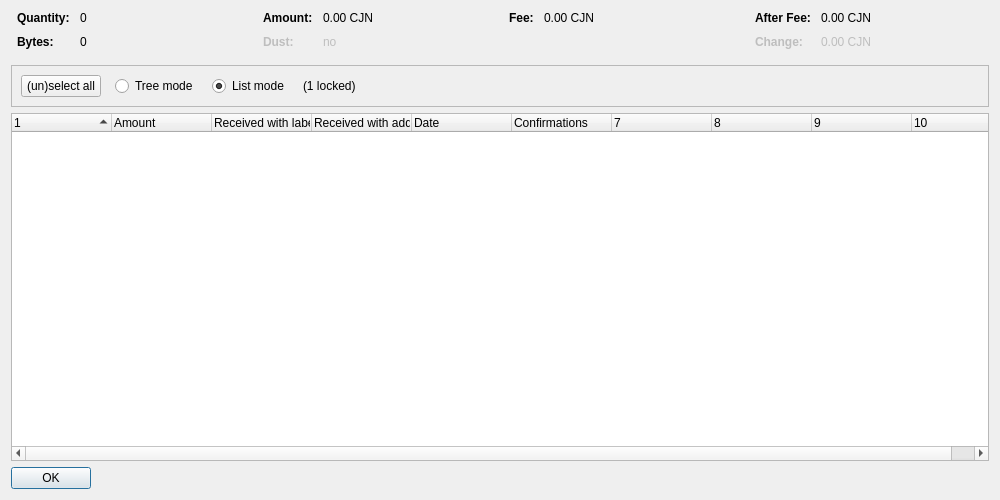
<?xml version="1.0" encoding="UTF-8"?>
<ui version="4.0">
 <class>CoinControlDialog</class>
 <widget class="QDialog" name="CoinControlDialog">
  <property name="geometry">
   <rect>
    <x>0</x>
    <y>0</y>
    <width>1000</width>
    <height>500</height>
   </rect>
  </property>
  <property name="windowTitle">
   <string>Coin Selection</string>
  </property>
  <layout class="QVBoxLayout" name="verticalLayout">
   <item>
    <layout class="QHBoxLayout" name="horizontalLayoutTop" stretch="0,0,0,0">
     <property name="topMargin">
      <number>0</number>
     </property>
     <property name="bottomMargin">
      <number>10</number>
     </property>
     <item>
      <layout class="QFormLayout" name="formLayoutCoinControl1">
       <property name="horizontalSpacing">
        <number>10</number>
       </property>
       <property name="verticalSpacing">
        <number>10</number>
       </property>
       <property name="leftMargin">
        <number>6</number>
       </property>
       <property name="rightMargin">
        <number>6</number>
       </property>
       <item row="0" column="0">
        <widget class="QLabel" name="labelCoinControlQuantityText">
         <property name="font">
          <font>
           <weight>75</weight>
           <bold>true</bold>
          </font>
         </property>
         <property name="text">
          <string>Quantity:</string>
         </property>
        </widget>
       </item>
       <item row="0" column="1">
        <widget class="QLabel" name="labelCoinControlQuantity">
         <property name="cursor">
          <cursorShape>IBeamCursor</cursorShape>
         </property>
         <property name="contextMenuPolicy">
          <enum>Qt::ActionsContextMenu</enum>
         </property>
         <property name="text">
          <string notr="true">0</string>
         </property>
         <property name="textInteractionFlags">
          <set>Qt::LinksAccessibleByMouse|Qt::TextSelectableByKeyboard|Qt::TextSelectableByMouse</set>
         </property>
        </widget>
       </item>
       <item row="1" column="0">
        <widget class="QLabel" name="labelCoinControlBytesText">
         <property name="font">
          <font>
           <weight>75</weight>
           <bold>true</bold>
          </font>
         </property>
         <property name="text">
          <string>Bytes:</string>
         </property>
        </widget>
       </item>
       <item row="1" column="1">
        <widget class="QLabel" name="labelCoinControlBytes">
         <property name="cursor">
          <cursorShape>IBeamCursor</cursorShape>
         </property>
         <property name="contextMenuPolicy">
          <enum>Qt::ActionsContextMenu</enum>
         </property>
         <property name="text">
          <string notr="true">0</string>
         </property>
         <property name="textInteractionFlags">
          <set>Qt::LinksAccessibleByMouse|Qt::TextSelectableByKeyboard|Qt::TextSelectableByMouse</set>
         </property>
        </widget>
       </item>
      </layout>
     </item>
     <item>
      <layout class="QFormLayout" name="formLayoutCoinControl2">
       <property name="horizontalSpacing">
        <number>10</number>
       </property>
       <property name="verticalSpacing">
        <number>10</number>
       </property>
       <property name="leftMargin">
        <number>6</number>
       </property>
       <property name="rightMargin">
        <number>6</number>
       </property>
       <item row="0" column="0">
        <widget class="QLabel" name="labelCoinControlAmountText">
         <property name="font">
          <font>
           <weight>75</weight>
           <bold>true</bold>
          </font>
         </property>
         <property name="text">
          <string>Amount:</string>
         </property>
        </widget>
       </item>
       <item row="0" column="1">
        <widget class="QLabel" name="labelCoinControlAmount">
         <property name="cursor">
          <cursorShape>IBeamCursor</cursorShape>
         </property>
         <property name="contextMenuPolicy">
          <enum>Qt::ActionsContextMenu</enum>
         </property>
         <property name="text">
          <string notr="true">0.00 CJN</string>
         </property>
         <property name="textInteractionFlags">
          <set>Qt::LinksAccessibleByMouse|Qt::TextSelectableByKeyboard|Qt::TextSelectableByMouse</set>
         </property>
        </widget>
       </item>
       <item row="1" column="0">
        <widget class="QLabel" name="labelCoinControlLowOutputText">
         <property name="enabled">
          <bool>false</bool>
         </property>
         <property name="font">
          <font>
           <weight>75</weight>
           <bold>true</bold>
          </font>
         </property>
         <property name="text">
          <string>Dust:</string>
         </property>
        </widget>
       </item>
       <item row="1" column="1">
        <widget class="QLabel" name="labelCoinControlLowOutput">
         <property name="enabled">
          <bool>false</bool>
         </property>
         <property name="cursor">
          <cursorShape>IBeamCursor</cursorShape>
         </property>
         <property name="contextMenuPolicy">
          <enum>Qt::ActionsContextMenu</enum>
         </property>
         <property name="text">
          <string notr="true">no</string>
         </property>
         <property name="textInteractionFlags">
          <set>Qt::LinksAccessibleByMouse|Qt::TextSelectableByKeyboard|Qt::TextSelectableByMouse</set>
         </property>
        </widget>
       </item>
      </layout>
     </item>
     <item>
      <layout class="QFormLayout" name="formLayoutCoinControl3">
       <property name="horizontalSpacing">
        <number>10</number>
       </property>
       <property name="verticalSpacing">
        <number>10</number>
       </property>
       <property name="leftMargin">
        <number>6</number>
       </property>
       <property name="rightMargin">
        <number>6</number>
       </property>
       <item row="0" column="0">
        <widget class="QLabel" name="labelCoinControlFeeText">
         <property name="font">
          <font>
           <weight>75</weight>
           <bold>true</bold>
          </font>
         </property>
         <property name="text">
          <string>Fee:</string>
         </property>
        </widget>
       </item>
       <item row="0" column="1">
        <widget class="QLabel" name="labelCoinControlFee">
         <property name="cursor">
          <cursorShape>IBeamCursor</cursorShape>
         </property>
         <property name="contextMenuPolicy">
          <enum>Qt::ActionsContextMenu</enum>
         </property>
         <property name="text">
          <string notr="true">0.00 CJN</string>
         </property>
         <property name="textInteractionFlags">
          <set>Qt::LinksAccessibleByMouse|Qt::TextSelectableByKeyboard|Qt::TextSelectableByMouse</set>
         </property>
        </widget>
       </item>
      </layout>
     </item>
     <item>
      <layout class="QFormLayout" name="formLayoutCoinControl4">
       <property name="horizontalSpacing">
        <number>10</number>
       </property>
       <property name="verticalSpacing">
        <number>10</number>
       </property>
       <property name="leftMargin">
        <number>6</number>
       </property>
       <property name="rightMargin">
        <number>6</number>
       </property>
       <item row="0" column="0">
        <widget class="QLabel" name="labelCoinControlAfterFeeText">
         <property name="font">
          <font>
           <weight>75</weight>
           <bold>true</bold>
          </font>
         </property>
         <property name="text">
          <string>After Fee:</string>
         </property>
        </widget>
       </item>
       <item row="0" column="1">
        <widget class="QLabel" name="labelCoinControlAfterFee">
         <property name="cursor">
          <cursorShape>IBeamCursor</cursorShape>
         </property>
         <property name="contextMenuPolicy">
          <enum>Qt::ActionsContextMenu</enum>
         </property>
         <property name="text">
          <string notr="true">0.00 CJN</string>
         </property>
         <property name="textInteractionFlags">
          <set>Qt::LinksAccessibleByMouse|Qt::TextSelectableByKeyboard|Qt::TextSelectableByMouse</set>
         </property>
        </widget>
       </item>
       <item row="1" column="0">
        <widget class="QLabel" name="labelCoinControlChangeText">
         <property name="enabled">
          <bool>false</bool>
         </property>
         <property name="font">
          <font>
           <weight>75</weight>
           <bold>true</bold>
          </font>
         </property>
         <property name="text">
          <string>Change:</string>
         </property>
        </widget>
       </item>
       <item row="1" column="1">
        <widget class="QLabel" name="labelCoinControlChange">
         <property name="enabled">
          <bool>false</bool>
         </property>
         <property name="cursor">
          <cursorShape>IBeamCursor</cursorShape>
         </property>
         <property name="contextMenuPolicy">
          <enum>Qt::ActionsContextMenu</enum>
         </property>
         <property name="text">
          <string notr="true">0.00 CJN</string>
         </property>
         <property name="textInteractionFlags">
          <set>Qt::LinksAccessibleByMouse|Qt::TextSelectableByKeyboard|Qt::TextSelectableByMouse</set>
         </property>
        </widget>
       </item>
      </layout>
     </item>
    </layout>
   </item>
   <item>
    <widget class="QFrame" name="frame">
     <property name="minimumSize">
      <size>
       <width>0</width>
       <height>40</height>
      </size>
     </property>
     <property name="frameShape">
      <enum>QFrame::StyledPanel</enum>
     </property>
     <property name="frameShadow">
      <enum>QFrame::Sunken</enum>
     </property>
     <layout class="QHBoxLayout" name="horizontalLayout">
      <item>
       <layout class="QHBoxLayout" name="horizontalLayoutPanel" stretch="0,0,0,0,0">
        <property name="spacing">
         <number>14</number>
        </property>
        <item>
         <widget class="QPushButton" name="pushButtonSelectAll">
          <property name="sizePolicy">
           <sizepolicy hsizetype="Maximum" vsizetype="Fixed">
            <horstretch>0</horstretch>
            <verstretch>0</verstretch>
           </sizepolicy>
          </property>
          <property name="text">
           <string>(un)select all</string>
          </property>
          <property name="autoDefault">
           <bool>false</bool>
          </property>
         </widget>
        </item>
        <item>
         <widget class="QRadioButton" name="radioTreeMode">
          <property name="sizePolicy">
           <sizepolicy hsizetype="Maximum" vsizetype="Fixed">
            <horstretch>0</horstretch>
            <verstretch>0</verstretch>
           </sizepolicy>
          </property>
          <property name="text">
           <string>Tree mode</string>
          </property>
         </widget>
        </item>
        <item>
         <widget class="QRadioButton" name="radioListMode">
          <property name="sizePolicy">
           <sizepolicy hsizetype="Maximum" vsizetype="Fixed">
            <horstretch>0</horstretch>
            <verstretch>0</verstretch>
           </sizepolicy>
          </property>
          <property name="text">
           <string>List mode</string>
          </property>
          <property name="checked">
           <bool>true</bool>
          </property>
         </widget>
        </item>
        <item>
         <widget class="QLabel" name="labelLocked">
          <property name="text">
           <string notr="true">(1 locked)</string>
          </property>
         </widget>
        </item>
        <item>
         <spacer name="horizontalSpacer">
          <property name="orientation">
           <enum>Qt::Horizontal</enum>
          </property>
          <property name="sizeHint" stdset="0">
           <size>
            <width>40</width>
            <height>20</height>
           </size>
          </property>
         </spacer>
        </item>
       </layout>
      </item>
     </layout>
    </widget>
   </item>
   <item>
    <widget class="CoinControlTreeWidget" name="treeWidget">
     <property name="contextMenuPolicy">
      <enum>Qt::CustomContextMenu</enum>
     </property>
     <property name="sortingEnabled">
      <bool>false</bool>
     </property>
     <property name="columnCount">
      <number>10</number>
     </property>
     <attribute name="headerShowSortIndicator" stdset="0">
      <bool>true</bool>
     </attribute>
     <attribute name="headerStretchLastSection">
      <bool>false</bool>
     </attribute>
     <column>
      <property name="text">
       <string/>
      </property>
     </column>
     <column>
      <property name="text">
       <string>Amount</string>
      </property>
     </column>
     <column>
      <property name="text">
       <string>Received with label</string>
      </property>
     </column>
     <column>
      <property name="text">
       <string>Received with address</string>
      </property>
     </column>
     <column>
      <property name="text">
       <string>Date</string>
      </property>
     </column>
     <column>
      <property name="text">
       <string>Confirmations</string>
      </property>
      <property name="toolTip">
       <string>Confirmed</string>
      </property>
     </column>
     <column>
      <property name="text">
       <string/>
      </property>
     </column>
     <column>
      <property name="text">
       <string/>
      </property>
     </column>
     <column>
      <property name="text">
       <string/>
      </property>
     </column>
     <column>
      <property name="text">
       <string/>
      </property>
     </column>
    </widget>
   </item>
   <item>
    <widget class="QDialogButtonBox" name="buttonBox">
     <property name="sizePolicy">
      <sizepolicy hsizetype="Maximum" vsizetype="Fixed">
       <horstretch>0</horstretch>
       <verstretch>0</verstretch>
      </sizepolicy>
     </property>
     <property name="orientation">
      <enum>Qt::Horizontal</enum>
     </property>
     <property name="standardButtons">
      <set>QDialogButtonBox::Ok</set>
     </property>
    </widget>
   </item>
  </layout>
 </widget>
 <customwidgets>
  <customwidget>
   <class>CoinControlTreeWidget</class>
   <extends>QTreeWidget</extends>
   <header>coincontroltreewidget.h</header>
  </customwidget>
 </customwidgets>
 <resources/>
 <connections/>
</ui>
